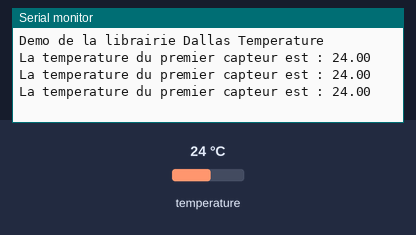
Bench run of a sketch on a simulated Arduino Uno, built with avr-gcc and run on an emulated ATmega328P. On the bench: the last lines printed to the serial monitor. Inputs (shaded band) come from the test bench; at power-on: temperature 24 °C.

Above: at 2.3 s.
2.4 s: temperature set to 12 °C
At 3.4 s:
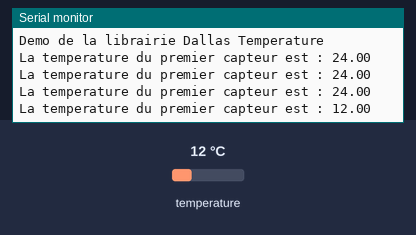
3.9 s: temperature set to 19 °C
At 3.9 s:
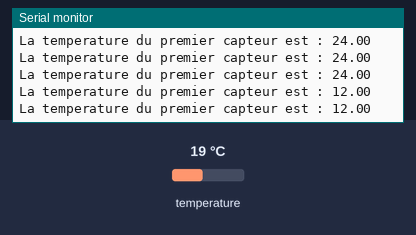
Timing chart, 0 to 6.9 s (numbered marks = the images above; inputs shaded):
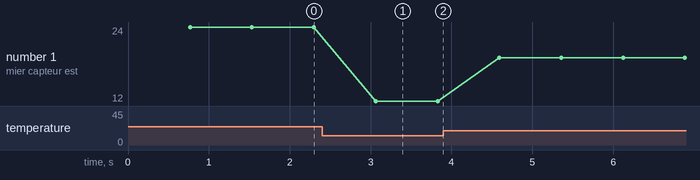

The sketch:

LectureDS18B20ParSonAdresse.ino
```cpp
/**
 * Lecture de température avec un seul
 * capteur DS18B20 (le premier)
 */

/**
 *  Nous utilisons la librairie OneWire
 *  Elle doit être présente dans le répertoire libraries
 *  situé dans le répertoire des croquis/sketchs
 *  voir dans le menu Préférences
 *  cf: https://github.com/PaulStoffregen/OneWire/archive/master.zip
 */
#include <OneWire.h>

/**
 * Nous utilisons aussi la librairie DallasTemperature
 * cf: https://github.com/milesburton/Arduino-Temperature-Control-Library
 */
#include <DallasTemperature.h>

/*
 *  Le fil des données (jaune?) est relié au pin 2 (D2) du Arduino
 *  une resistance de 4,7kOhm est placée en 5V et D2
 */

#define ONE_WIRE_BUS 2

/**
 * Création d'une instance oneWire afin de pouvoir
 * communiquer avec des périphériques OneWire
 * Nb: pas seulement des capteurs Maxim/Dallas
 */
OneWire oneWire(ONE_WIRE_BUS);

/**
 * Nous passons notre instance oneWire à notre
 * objet sensors utilisant DallasTemperature
 */
DallasTemperature sensors(&oneWire);

/**
 * Adresses du capteur, cf: https://git.io/vwM2x
 * pour scanner l'adresse de votre capteur
 */
DeviceAddress temperature1 = { 0x28, 0xEF, 0x40, 0x1E, 0x07, 0x00, 0x00, 0xAD };

void setup(void)
{
  // Initialisation du port série
  Serial.begin(9600);
  Serial.println("Demo de la librairie Dallas Temperature");

  // Initialisation de notre librairie
  sensors.begin();
}


void loop(void)
{
  /**
   * Nous interrogeons notre capteur
   */
  sensors.requestTemperatures(); // envoi de la demande


  Serial.print("La temperature du premier capteur est : ");
  /**
   * temperature1 est un tableau contenant l'adresse
   * de notre capteur.
   * cf: https://git.io/vwM2x pour scanner les adresses
   */
  Serial.println(sensors.getTempC(temperature1));


}
```

Measured:
- after the input at 2.4 s, the serial monitor: prints a new line after 0.66 s (image 1)
- plotted number 1: 24 → 12 after the input at 2.4 s, 12 → 19 after the input at 3.9 s
